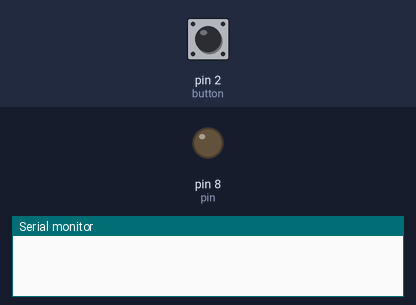
Recording of a sketch running on a simulated Arduino Uno, built with avr-gcc and run on an emulated ATmega328P. Parts: output pins drawn as LEDs (lit = HIGH), the last lines printed to the serial monitor. Inputs (shaded band) come from the test bench; at power-on: pin 2 (button) LOW.

Above: at 1.2 s.
1.3 s: pin 2 (button) pulled HIGH for 0.15 s
3.8 s: pin 2 (button) pulled HIGH for 3.2 s
At 6.8 s:
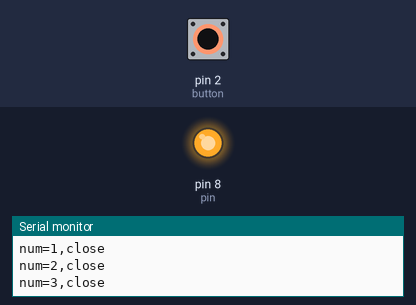
Timing chart, 0 to 8.5 s (numbered marks = the images above; inputs shaded):
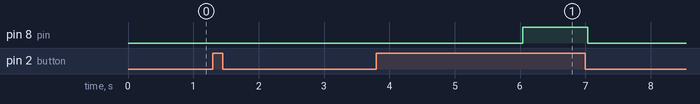

The sketch:

6.ino
```cpp
int pin=8;
int button=2;
int buttonState=0;
int num=1;
int n=0;
void setup() {
  // put your setup code he+re, to run once:
pinMode(pin,OUTPUT);
pinMode(button,INPUT);
Serial.begin(9600);
}

void loop() {
  // put your main code here, to run repeatedly:
digitalWrite(pin,LOW);
buttonState=digitalRead(button);
if(buttonState==HIGH)
{
  delay(80);
  if(buttonState==HIGH)
  {
  if(num%4==0)
  {
    digitalWrite(pin,HIGH);
    delay(1000);
    digitalWrite(pin,LOW);
    delay(1000);
    Serial.print("num=");
    Serial.print(num);
    Serial.println(",open");
    ++num;
    }
   else
   {
    delay(1000);
    Serial.print("num=");
    Serial.print(num);
    Serial.println(",close");
    ++num;}
  }
}
}
```

Measured:
- after the input at 3.8 s, pin 8 (pin): LOW → HIGH after 2.2 s, → LOW 1.0 s later
